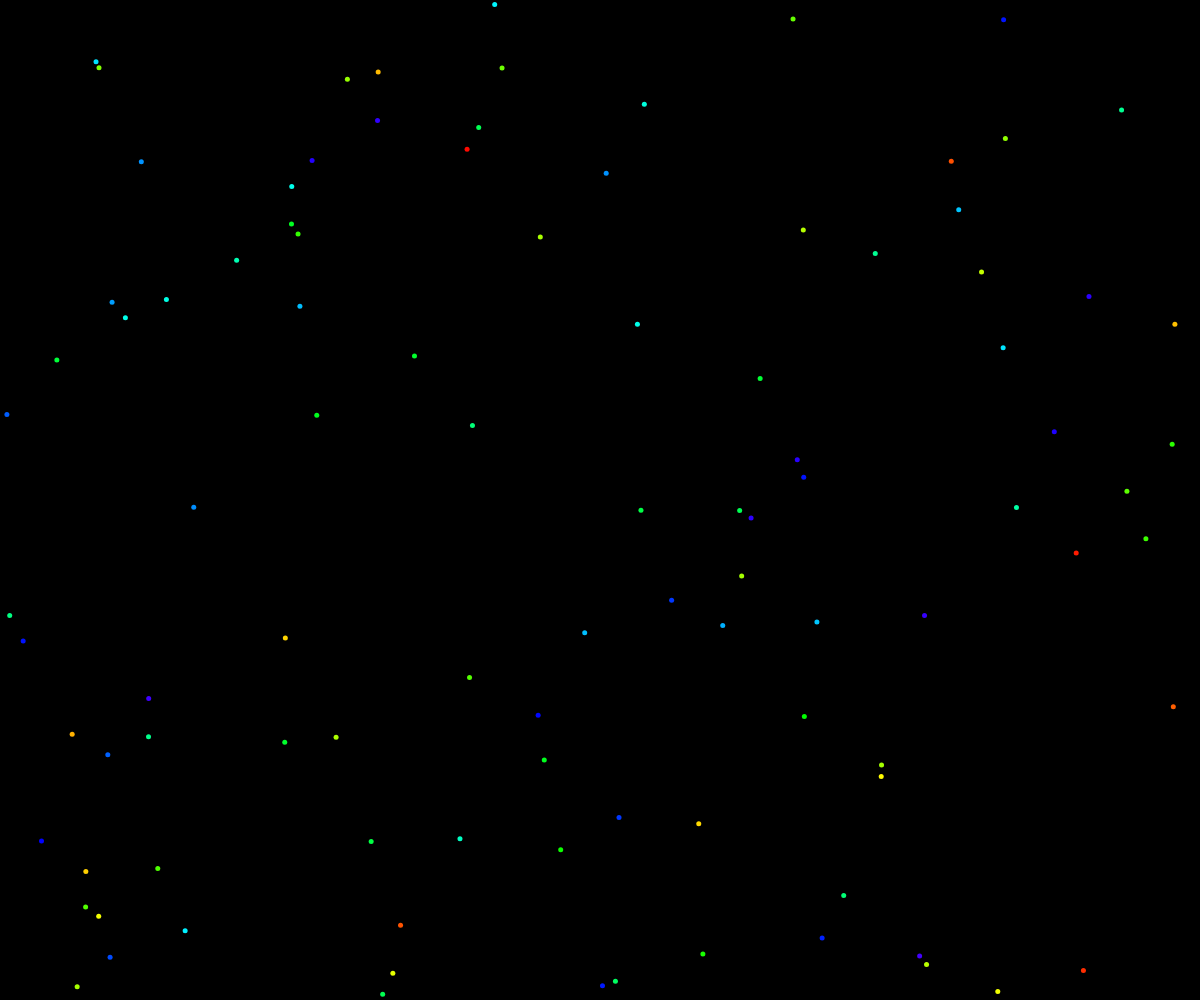
Frame 1 (no input)
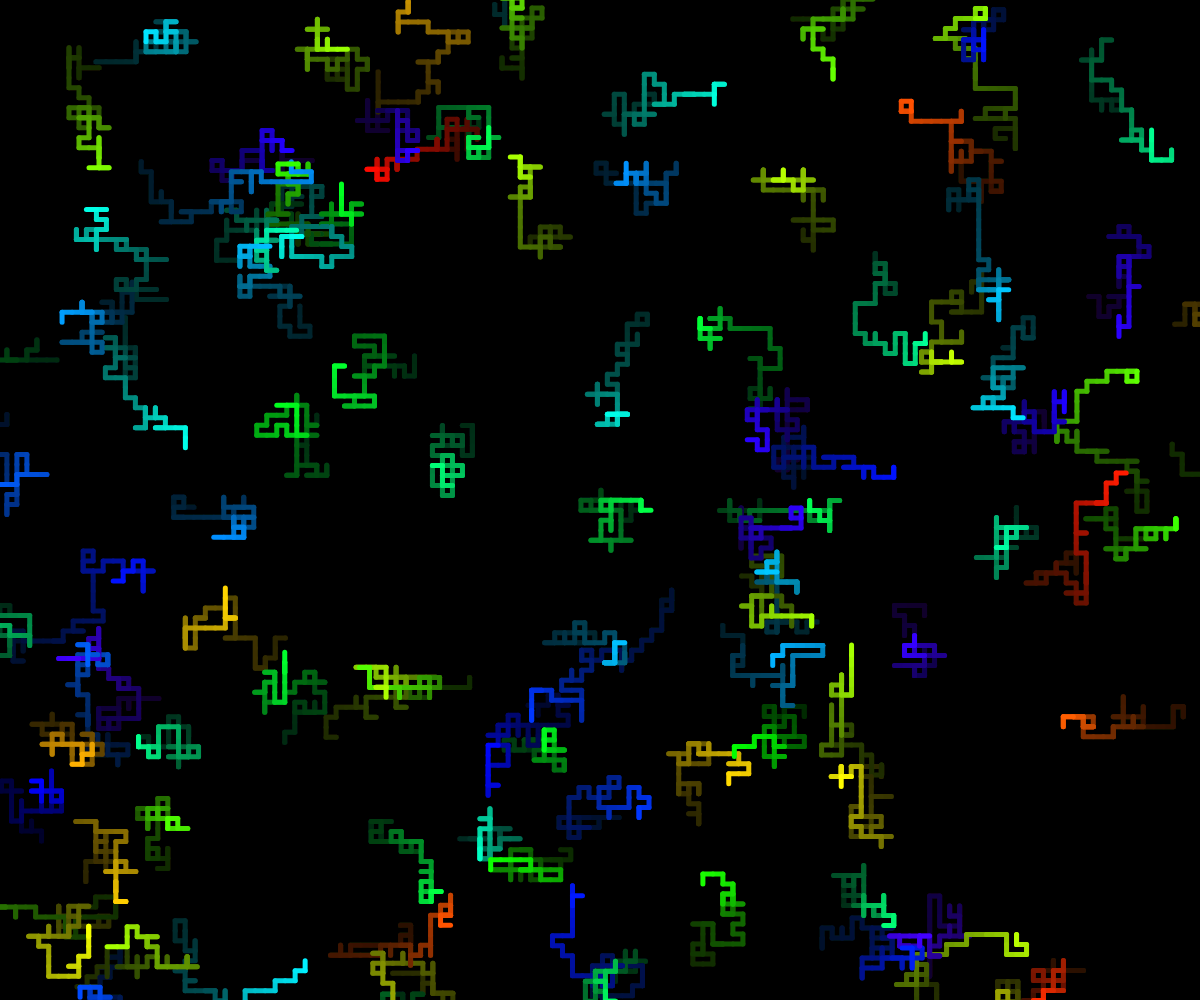
Frame 60 (no input)
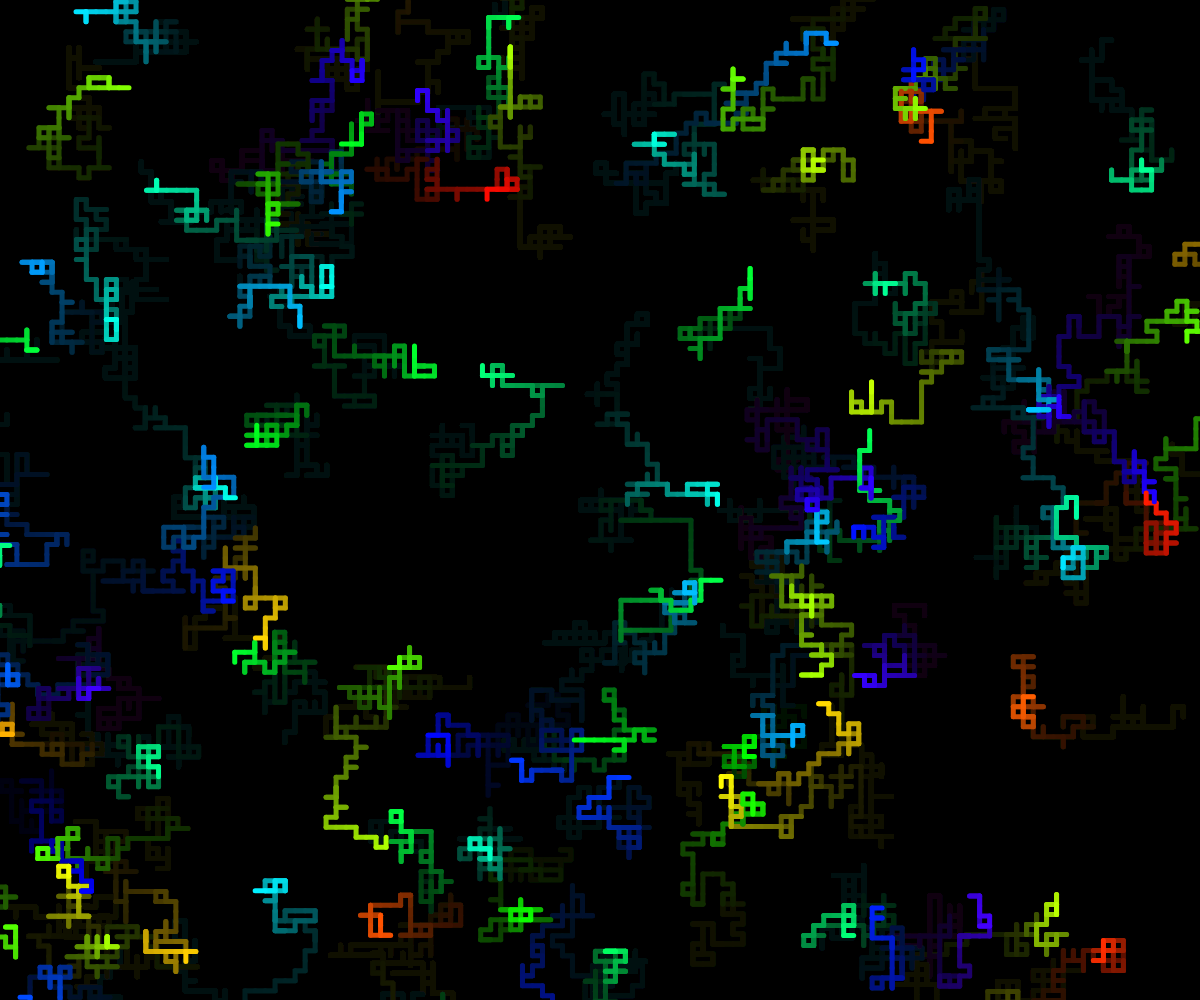
Frame 120 (the mouse pressed at the canvas centre since frame 60)

The p5.js sketch that drew these frames (run headless with seeded random() and noise() and a simulated clock; from frame 60 on, the mouse is pressed at the canvas centre):

// p5.js sketch
// ── sketch.js
const numWalkers = 100
const stepSize = 10

function makeWalkers() {
  return Array(numWalkers).fill(null).map(_ => new Walker())
}

class Walker {
  constructor() {
    this.position = createVector(Math.random() * width, Math.random() * height)
    this.previousPosition = this.position.copy()
    this.hue = Math.random() * 256
  }

  update() {
    const rand = Math.random()
    let step
    if (rand <= 0.25) {
      step = createVector(0,1)
    } else if (rand <= 0.5) {
      step = createVector(1,0)
    } else if (rand <= 0.75) {
      step = createVector(-1,0)
    } else {
      step = createVector(0,-1)
    }
    this.previousPosition = this.position.copy()
    this.position.add(step.mult(stepSize))
  }

  draw() {
    stroke(this.hue, 100, 100)
    line(this.previousPosition.x, this.previousPosition.y, this.position.x, this.position.y)
  }
}

let walkers
function setup() {
  createCanvas(window.innerWidth || 500, window.innerHeight || 500)
  colorMode(HSB)
  strokeWeight(5)
  background(0)
  walkers = makeWalkers()
}

function draw() {
  background(0,0,0,0.03)
  for (const walker of walkers) {
    walker.draw()
    walker.update()
  }
}

// ── style.css
html, body {
  height: 100%;
  margin: 0;
  padding: 0;
}

textarea {
  background: #000000;
  color: #FFFFFF;
  font-size: 8pt;
}
